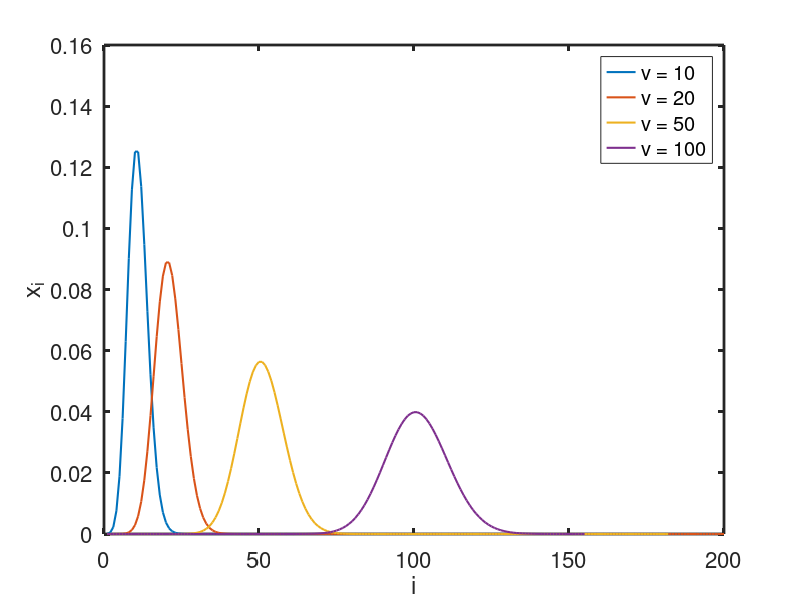

Here is the MATLAB script that generated this plot:
%% plot for exercise 1
poisson =@(i,vbar) vbar.^(i-1).*exp(-vbar)./factorial(i-1)

i = 1:200;

figure(1)
clf
plot(i,poisson(i,10),'LineWidth',1.5)
hold on
plot(i,poisson(i,20),'LineWidth',1.5)
plot(i,poisson(i,50),'LineWidth',1.5)
plot(i,poisson(i,100),'LineWidth',1.5)
legend('v = 10','v = 20','v = 50', 'v = 100')
xlabel('i')
ylabel('x_i')
set(gca,'FontSize',16,'LineWidth',2)
